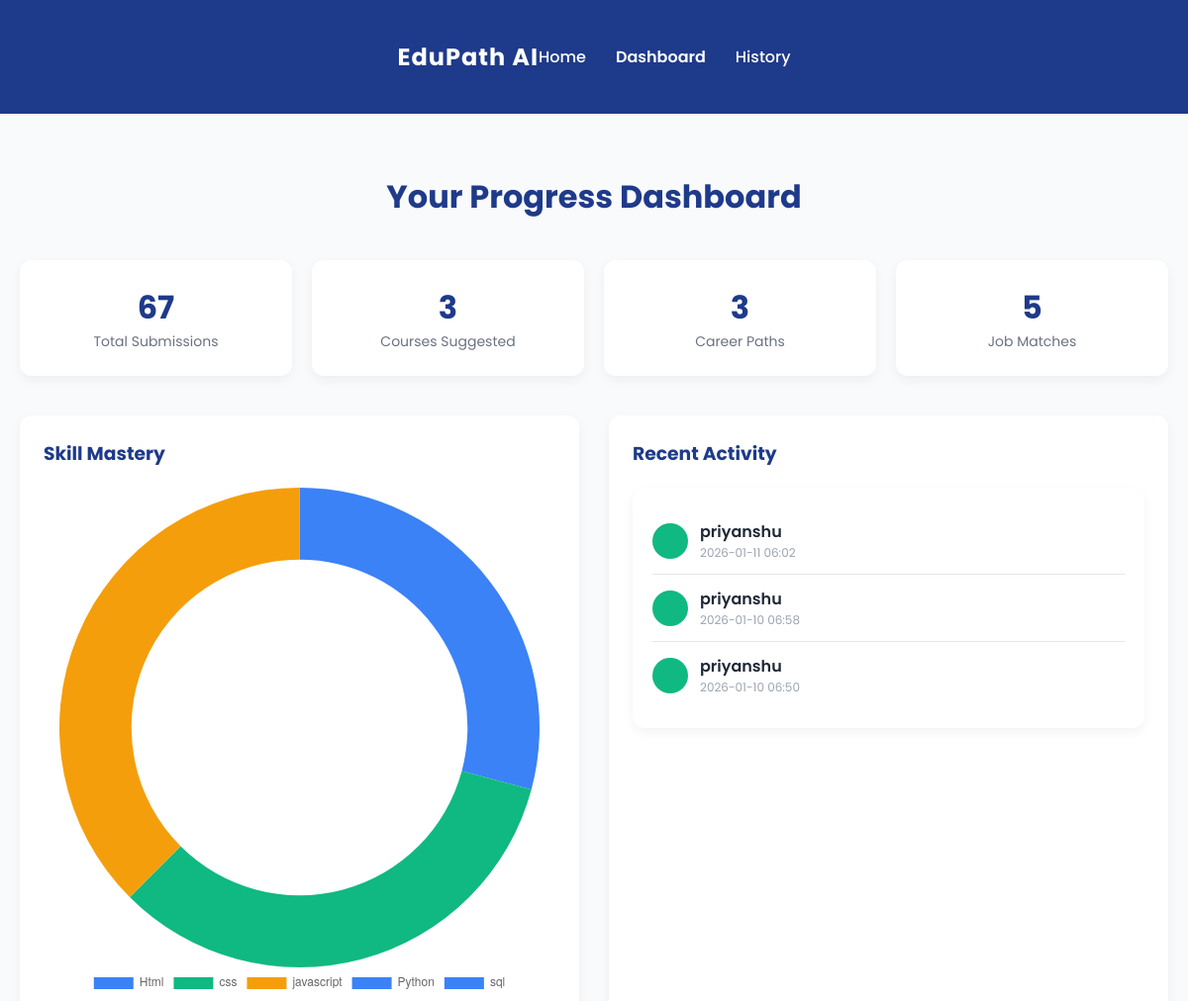
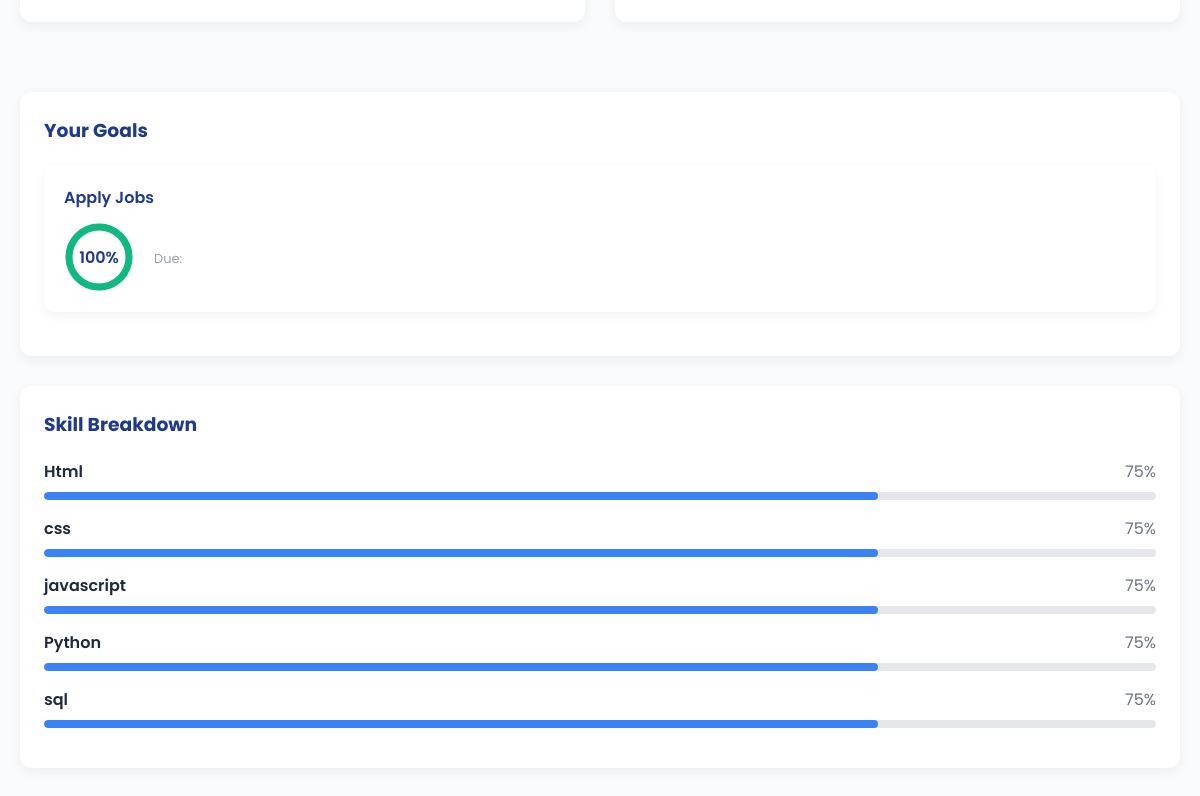
The app's page /dashboard (signed in) with its own data (2 pictures, top to bottom).
### tables this page shows
CREATE TABLE profiles (
                    id INTEGER PRIMARY KEY AUTOINCREMENT,
                    user_id INTEGER NOT NULL,
                    name TEXT, cgpa TEXT, interests TEXT, skills TEXT,
                    resume_text TEXT, summary TEXT, gaps TEXT,
                    roadmap TEXT, keywords TEXT,
                    timestamp DATETIME DEFAULT CURRENT_TIMESTAMP,
                    FOREIGN KEY(user_id) REFERENCES users(id)
                );

### app.py (the view)
@app.route("/dashboard")
@login_required
def dashboard():
    try:
        with get_db() as c:
            total = c.execute("SELECT COUNT(*) FROM profiles WHERE user_id=?", (current_user.id,)).fetchone()[0]
            if total == 0:
                return render_template("dashboard.html", total_submissions=0, courses=[], careers=[], jobs=[], skill_labels=[], skill_data=[], recent_activities=[], goals=[], skill_breakdown=[])
            latest = c.execute("SELECT id, cgpa, skills FROM profiles WHERE user_id=? ORDER BY id DESC LIMIT 1", (current_user.id,)).fetchone()
            skills = [s.strip() for s in (latest["skills"] or "").split(",") if s.strip()]
            recs = c.execute("SELECT type, data FROM recommendations WHERE profile_id=?", (latest["id"],)).fetchall()
            courses = [json.loads(r["data"])["name"] for r in recs if r["type"] == "course"]
            careers = [json.loads(r["data"])["name"] for r in recs if r["type"] == "career"]
            jobs = [json.loads(r["data"]) for r in recs if r["type"] == "job"]
            skill_labels = skills[:5] or ["Python", "ML", "SQL"]
            skill_data = [70, 80, 90][:len(skill_labels)]
            recent = c.execute("SELECT name, timestamp FROM profiles WHERE user_id=? ORDER BY timestamp DESC LIMIT 3", (current_user.id,)).fetchall()
            recent_activities = [{"title": r["name"], "time": r["timestamp"][:16].replace("T", " ")} for r in recent]
            goals = [{"title": "Apply Jobs", "progress": min(total*30, 100)}]
            skill_breakdown = [{"name": s, "level": 75} for s in skills[:6]]
        return render_template("dashboard.html", total_submissions=total, courses=courses, careers=careers, jobs=jobs,
                               skill_labels=skill_labels, skill_data=skill_data, recent_activities=recent_activities,
                               goals=goals, skill_breakdown=skill_breakdown)
    except:
        flash("Try again", "error")
        return redirect(url_for("index"))

### app.py (called while the page is built)
@login_manager.user_loader
def load_user(user_id):
    try:
        with sqlite3.connect(DB) as conn:
            conn.row_factory = sqlite3.Row
            row = conn.execute("SELECT id, email FROM users WHERE id = ?", (user_id,)).fetchone()
            return User(row["id"], row["email"]) if row else None
    except:
        return None

def get_db():
    conn = sqlite3.connect(DB)
    conn.row_factory = sqlite3.Row
    return conn

### templates/dashboard.html (shortened to what this page needs)
<!DOCTYPE html>
<html lang="en">
<head>
    <link rel="stylesheet" href="{{ url_for('static', filename='style.css') }}">
</head>
<body>
<nav>
    <div style="max-width:1200px; margin:auto; display:flex; justify-content:space-between; align-items:center; padding:20px 0;">
        <h1>EduPath AI</h1>
        <ul style="display:flex; gap:30px; list-style:none;">
            <li><a href="/" style="color:white; text-decoration:none;">Home</a></li>
            <li><a href="/dashboard" style="color:white; text-decoration:none; font-weight:600;">Dashboard</a></li>
            <li><a href="/history" style="color:white; text-decoration:none;">History</a></li>
        </ul>
    </div>
</nav>
<div class="dashboard">
    <h2 style="text-align:center; color:#1E3A8A; margin-bottom:40px; font-size:32px;">Your Progress Dashboard</h2>
    <div class="stats">
        <div class="stat-card"><div class="stat-value">{{ total_submissions }}</div><div class="stat-label">Total Submissions</div></div>
        <div class="stat-card"><div class="stat-value">{{ courses|length }}</div><div class="stat-label">Courses Suggested</div></div>
        <div class="stat-card"><div class="stat-value">{{ careers|length }}</div><div class="stat-label">Career Paths</div></div>
        <div class="stat-card"><div class="stat-value">{{ jobs|length }}</div><div class="stat-label">Job Matches</div></div>
    </div>
    <div style="display:grid; grid-template-columns:1fr 1fr; gap:30px; margin-bottom:40px;">
        <div class="chart-box">
            <h3 style="margin-bottom:20px; color:#1E3A8A;">Skill Mastery</h3>
            <canvas id="skillChart"></canvas>
        </div>
        <div class="chart-box">
            <h3 style="margin-bottom:20px; color:#1E3A8A;">Recent Activity</h3>
            <div class="activity">
                {% for a in recent_activities %}
                <div class="activity-item">
                    <div class="activity-icon">{{ a.icon }}</div>
                    <div>
                        <div style="font-weight:600;">{{ a.title }}</div>
                        <div style="font-size:12px; color:#9CA3AF;">{{ a.time }}</div>
                    </div>
                </div>
                {% endfor %}
            </div>
        </div>
    </div>
    <div class="chart-box">
        <h3 style="margin-bottom:20px; color:#1E3A8A;">Your Goals</h3>
        {% for g in goals %}
        <div class="goal">
            <div class="goal-header">
                <div class="goal-title">{{ g.title }}</div>
                <span class="status {{ g.status_class }}">{{ g.status }}</span>
            </div>
            <div style="display:flex; align-items:center; gap:20px;">
                <div class="progress-ring">
                    <svg width="70" height="70">
                        <circle class="bg" cx="35" cy="35" r="30"></circle>
                        <circle class="fg" cx="35" cy="35" r="30" stroke-dasharray="188.4" stroke-dashoffset="{{ 188.4 * (1 - g.progress/100) }}"></circle>
                    </svg>
                    <div class="progress-text">{{ g.progress }}%</div>
                </div>
                <div>
                    <div style="font-size:13px; color:#9CA3AF; margin-top:4px;">Due: {{ g.due }}</div>
                </div>
            </div>
        </div>
        {% endfor %}
    </div>
    <div class="chart-box">
        <h3 style="margin-bottom:20px; color:#1E3A8A;">Skill Breakdown</h3>
        {% for s in skill_breakdown %}
        <div style="margin-bottom:16px;">
            <div style="display:flex; justify-content:space-between;">
                <span style="font-weight:600;">{{ s.name }}</span>
                <span style="color:#6B7280;">{{ s.level }}%</span>
            </div>
            <div class="skill-bar"><div class="skill-fill" data-level="{{ s.level }}"></div></div>
        </div>
        {% endfor %}
    </div>
</div>
<script>
    document.addEventListener('DOMContentLoaded', () => {
        const labels = JSON.parse('{{ skill_labels|tojson|safe }}');
        const data = JSON.parse('{{ skill_data|tojson|safe }}');
        if (labels.length > 0) {
            new Chart(document.getElementById('skillChart'), {
                type: 'doughnut',
                data: { labels, datasets: [{ data, backgroundColor: ['#3B82F6','#10B981','#F59E0B','#EF4444','#8B5CF6'], borderWidth: 0, cutout: '70%' }] },
                options: { responsive: true, plugins: { legend: { position: 'bottom' } } }
            });
        }
        document.querySelectorAll('.skill-fill').forEach(bar => {
            setTimeout(() => {
                const level = bar.dataset.level;
                if (level !== undefined && level !== '') {
                    bar.style.width = level + '%';
                } else {
                    // fallback: try to read the adjacent label text like "85%"
                    const labelText = bar.parentElement.previousElementSibling.querySelector('span:last-child')?.textContent || '0%';
                    const num = labelText.replace('%', '').trim();
                    bar.style.width = num + '%';
                }
            }, 300);
        });
    });
</script>
</body>
</html>

### static/style.css (style rules this page uses)
* { margin: 0; padding: 0; box-sizing: border-box; font-family: 'Poppins', sans-serif; }
body { background-color: #F9FAFB; color: #1F2937; }
nav { display: flex; justify-content: space-between; align-items: center; padding: 20px 80px; background-color: #1E3A8A; color: white; }
nav h1 { font-size: 24px; letter-spacing: 1px; }
nav ul { list-style: none; display: flex; gap: 30px; }
nav ul li a { color: white; text-decoration: none; font-weight: 500; }

### templates/dashboard.html (style rules this page uses)
.dashboard { max-width: 1200px; margin: 40px auto; padding: 20px; }
.stats { display: grid; grid-template-columns: repeat(auto-fit, minmax(200px, 1fr)); gap: 20px; margin-bottom: 40px; }
.stat-card { background: white; padding: 24px; border-radius: 12px; box-shadow: 0 4px 12px rgba(0,0,0,0.05); text-align: center; }
.stat-value { font-size: 32px; font-weight: 700; color: #1E3A8A; }
.stat-label { color: #6B7280; font-size: 14px; }
.chart-box { background: white; padding: 24px; border-radius: 12px; box-shadow: 0 4px 12px rgba(0,0,0,0.05); margin-bottom: 30px; }
.activity { background: white; padding: 20px; border-radius: 12px; box-shadow: 0 4px 12px rgba(0,0,0,0.05); }
.activity-item { display: flex; align-items: center; padding: 12px 0; border-bottom: 1px solid #E5E7EB; }
.activity-item:last-child { border-bottom: none; }
.activity-icon { width: 36px; height: 36px; background: #10B981; color: white; border-radius: 50%; display: flex; align-items: center; justify-content: center; margin-right: 12px; font-weight: bold; }
.goal { background: white; padding: 20px; border-radius: 12px; box-shadow: 0 4px 12px rgba(0,0,0,0.05); margin-bottom: 20px; }
.goal-header { display: flex; justify-content: space-between; align-items: center; margin-bottom: 12px; }
.goal-title { font-weight: 600; color: #1E3A8A; }
.status { padding: 4px 10px; border-radius: 20px; font-size: 13px; }
.progress-ring { width: 70px; height: 70px; position: relative; }
.progress-text { position: absolute; top: 50%; left: 50%; transform: translate(-50%, -50%); font-size: 16px; font-weight: 600; color: #1E3A8A; }
.skill-bar { height: 8px; background: #E5E7EB; border-radius: 4px; margin-top: 8px; overflow: hidden; }
.skill-fill { height: 100%; background: #3B82F6; border-radius: 4px; width: 0; transition: width 1s ease; }

### records on screen
profiles: title "priyanshu", time "2026-01-11 06:02"
profiles: title "priyanshu", time "2026-01-10 06:58"
profiles: title "priyanshu", time "2026-01-10 06:50"

### other values on screen
{{ total_submissions }} "67"
{{ courses|length }} "3"
{{ careers|length }} "3"
{{ jobs|length }} "5"
{{ g.title }} "Apply Jobs"
{{ g.progress }} "100"
{{ s.name }} "Html" "css" "javascript" "Python" "sql"
{{ s.level }} "75" "75" "75" "75" "75"
chart data {{ skill_data|tojson|safe }} [70, 80, 90]
